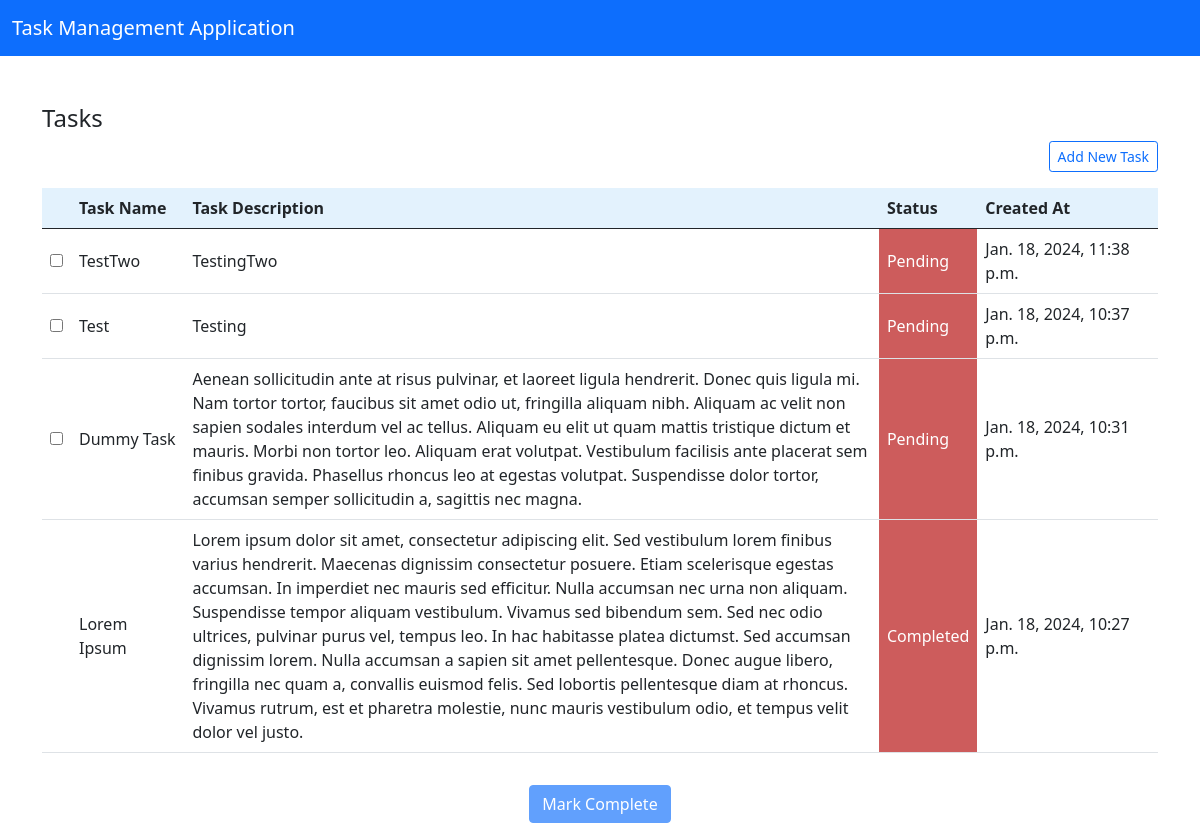
/tasks/, run on the app's committed database.
### tasks/models.py (models this page shows, shortened)
class Tasks(models.Model):
    name = models.CharField(max_length=100)
    description = models.TextField(max_length=1000)
    completed = models.BooleanField(default=False)
    created = models.DateTimeField(default=timezone.now)

### tasks/views.py (the view)
# urls.py: path("", views.index, name='index'),
def index(request):
    tasks = Tasks.objects.all()
    if request.method == "POST":
        selected_ids = request.POST.getlist("mark")
        selected_tasks = tasks.filter(pk__in=selected_ids)
        for t in selected_tasks:
            t.completed = True
            t.save()
        return HttpResponseRedirect(reverse("index"))
    else:
        sorted_tasks = tasks.order_by('-id').values()
        return render(request, "tasks/index.html", {
            "tasks":sorted_tasks
        })

### tasks/templates/tasks/index.html (shortened to what this page needs)
{% extends "tasks/layout.html" %}
{% block body %}
<h4 class="mt-5"> Tasks </h4>
    {% if tasks %}
    <form action="{% url 'add' %}" method="get" class="d-flex justify-content-end">
        <button type="submit" class="btn btn-outline-primary btn btn-sm">Add New Task</button>
    </form>
{% else %}
    <form action="{% url 'add' %}" method="get" class="text-center">
        <button type="submit" class="btn btn-outline-primary btn btn-sm">Add New Task</button>
    </form>
{% endif %}
    {% if not tasks %}
        <p class="text-center mt-3"> There are no tasks.</p>
    {% else %}
        <form action="{% url 'index' %}" method="post">
            <div class="table-responsive mt-3">
                <table class="table align-middle">
                    <thead style="background-color: #e3f2fd;">
                        <tr>
                            <th scope="col"></th>
                            <th scope="col" colspan="4" style="min-width: 100px; max-width: 400px;"> Task Name </th>
                            <th scope="col" colspan="4" style="min-width: 200px; max-width: 800px;"> Task Description</th>
                            <th scope="col"> Status </th>
                            <th scope="col" style="min-width: 100px;"> Created At </th>
                        </tr>
                    </thead>
                    <tbody>
                        {% for task in tasks %}
                            <tr scope="row">
                                <td>
                                    {% if not task.completed %}
                                    <input id="selected-task" type="checkbox" name="mark" value="{{task.id}}">
                                    {% endif %}
                                </td>
                                <td colspan="4" style="min-width: 100px; max-width: 400px;"> {{ task.name }} </td>
                                <td colspan="4" style="min-width: 200px; max-width: 800px;" class="text-break"> {{ task.description|linebreaksbr }} </td>
                                <td class="fw-light" id="status">
                                    {% if task.completed %}
                                    Completed
                                    {% else %}
                                    Pending
                                    {% endif %}
                                </td>
                                <td style="min-width: 100px;"> {{ task.created }} </td>
                            </tr>
                        {% endfor %}
                    </tbody>
                </table>
            </div>
            <div class="text-center mt-3">
                <input id="mark-button" class="btn btn-primary" type="submit" value="Mark Complete">
            </div>
        </form>
    {% endif %}
{% endblock %}

### tasks/templates/tasks/layout.html (shortened to what this page needs)
<!DOCTYPE html>
<html lang="en">
    <head>
        <link href="https://cdn.jsdelivr.net/npm/bootstrap@5.0.2/dist/css/bootstrap.min.css" rel="stylesheet">
    </head>
    <body class="position-relative">
        <nav class="navbar navbar-expand-lg navbar-dark bg-primary">
            <div class="container-fluid">
              <a class="navbar-brand" href="{% url 'index' %}">Task Management Application</a>
            </div>
          </nav>
        <div class="container mt-5">
        {% block body %}
        {% endblock %}
        </div>
    </body>
</html>

### data on the page
Tasks: name "TestTwo", description "TestingTwo", completed "Pending", created "Jan. 18, 2024, 11:38 p.m."
Tasks: name "Test", description "Testing", completed "Pending", created "Jan. 18, 2024, 10:37 p.m."
Tasks: name "Dummy Task", description "Aenean sollicitudin ante at risus pulvinar, et laoreet ligula hendrerit. Donec quis ligula mi. Nam tortor tortor, faucibus sit amet odio ut, fringilla aliquam nibh. Aliquam ac velit non sapien sodales interdum vel ac tellus. Aliquam eu elit ut quam mattis tristique dictum et mauris. Morbi non tortor leo. Aliquam erat volutpat. Vestibulum facilisis ante placerat sem finibus gravida. Phasellus rhoncus leo at egestas volutpat. Suspendisse dolor tortor, accumsan semper sollicitudin a, sagittis nec magna.", completed "Pending", created "Jan. 18, 2024, 10:31 p.m."
Tasks: name "Lorem Ipsum", description "Lorem ipsum dolor sit amet, consectetur adipiscing elit. Sed vestibulum lorem finibus varius hendrerit. Maecenas dignissim consectetur posuere. Etiam scelerisque egestas accumsan. In imperdiet nec mauris sed efficitur. Nulla accumsan nec urna non aliquam. Suspendisse tempor aliquam vestibulum. Vivamus sed bibendum sem. Sed nec odio ultrices, pulvinar purus vel, tempus leo. In hac habitasse platea dictumst. Sed accumsan dignissim lorem. Nulla accumsan a sapien sit amet pellentesque. Donec augue libero, fringilla nec quam a, convallis euismod felis. Sed lobortis pellentesque diam at rhoncus. Vivamus rutrum, est et pharetra molestie, nunc mauris vestibulum odio, et tempus velit dolor vel justo.", completed "Completed", created "Jan. 18, 2024, 10:27 p.m."
